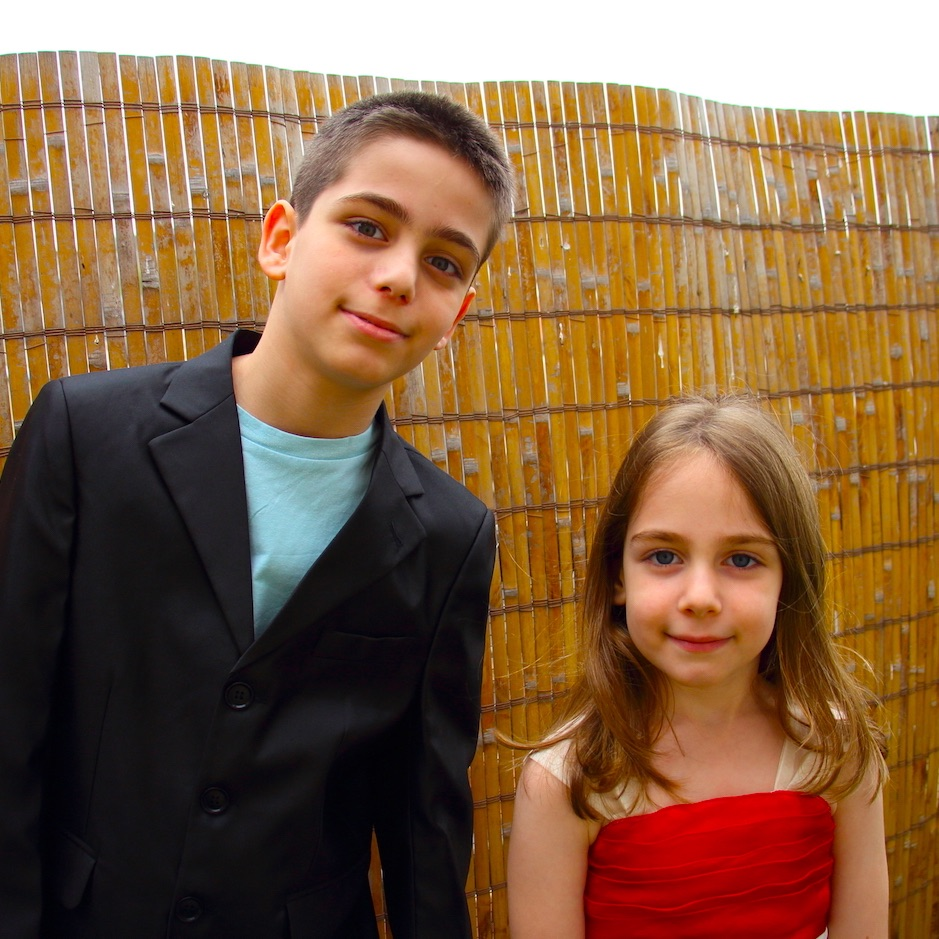
#> input picture chapter07/pakutas/photo2.jpg, 939 x 939 px
$ python facedetect.py
#> lines starting #> are read from the running program, lines starting #| are printed output that depends on the picture; after the words box and inside, x2 and y2 are one past the last pixel; in counts of white or black regions, pixels touching at a corner belong together
import cv2

# 입력 파일 지정하기
image_file = "pakutas/photo2.jpg"

cascade_file = "haarcascade_frontalface_alt.xml"

image = cv2.imread(image_file)
#> image is the input picture: shape (939, 939, 3); mean B, G, R 67.6, 98.1, 132.6

image_gs = cv2.cvtColor(image, cv2.COLOR_BGR2GRAY)
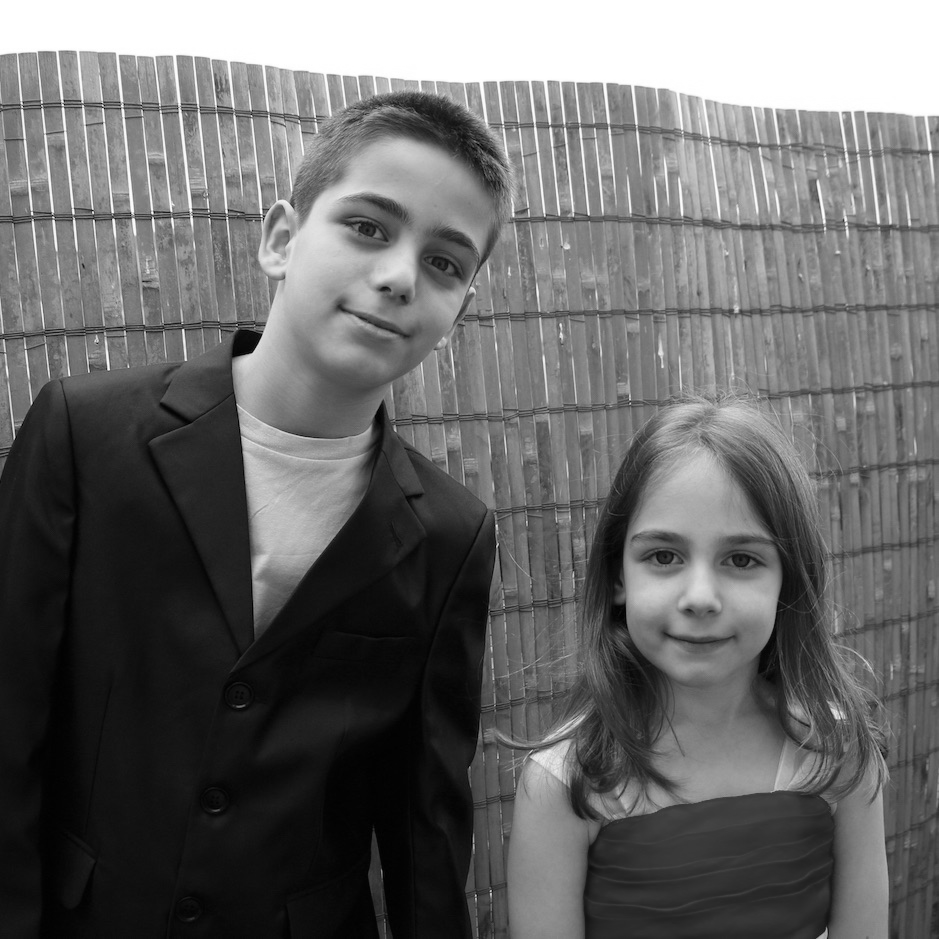
#> image_gs: shape (939, 939); min 0, max 255, mean 104.9

cascade = cv2.CascadeClassifier(cascade_file)

face_list = cascade.detectMultiScale(image_gs, scaleFactor=1.1, minNeighbors=1, minSize=(150, 150))
#> face_list = [[598, 480, 207, 207], [293, 142, 239, 239]]

if len(face_list) > 0:
    print(face_list)
#| [[598 480 207 207]
#|  [293 142 239 239]]
    color = (0, 0, 255)
    for face in face_list:
        x, y, w, h = face
        cv2.rectangle(image, (x, y), (x + w, y+ h), color, thickness=8)
#> this loop made 2 passes
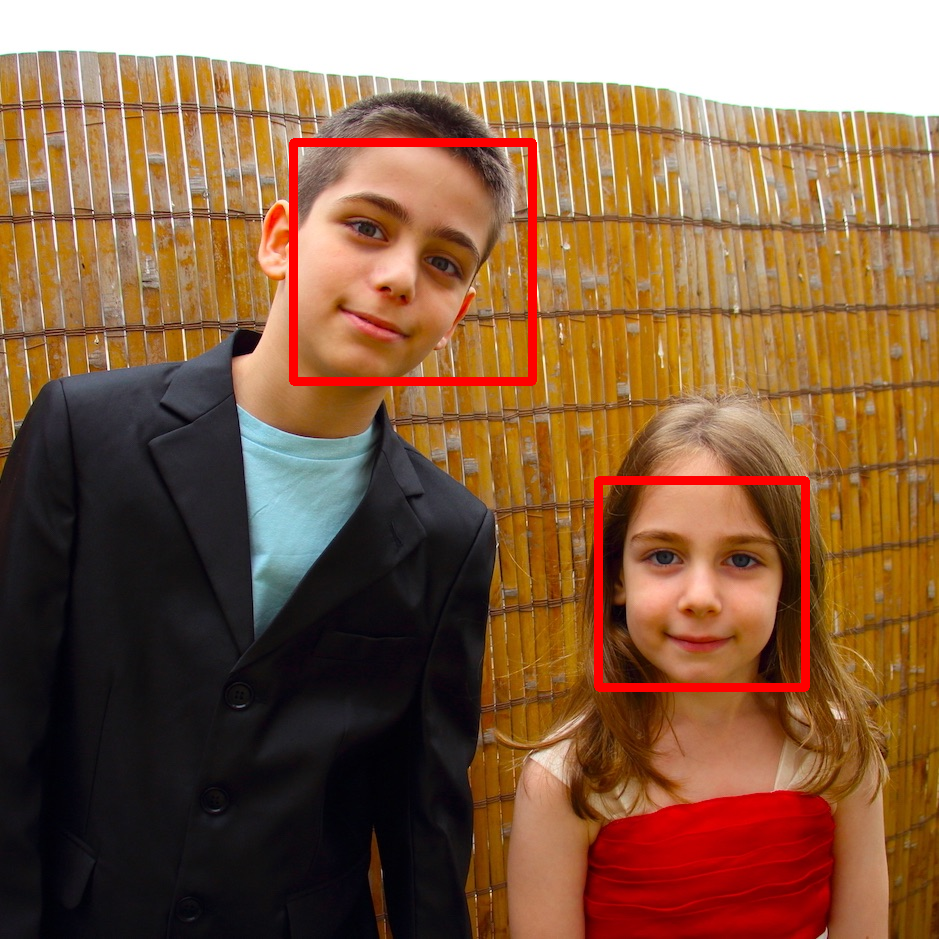
#> image: shape (939, 939, 3); 1.81% of pixels changed, all inside (x1, y1, x2, y2) = (289, 138, 810, 692)

    cv2.imwrite("pakutas/photo1-facedetect.PNG", image)
else:
    print("no face")

$ run again, with chapter07/pakutas/photo1.jpg copied over chapter07/pakutas/photo2.jpg
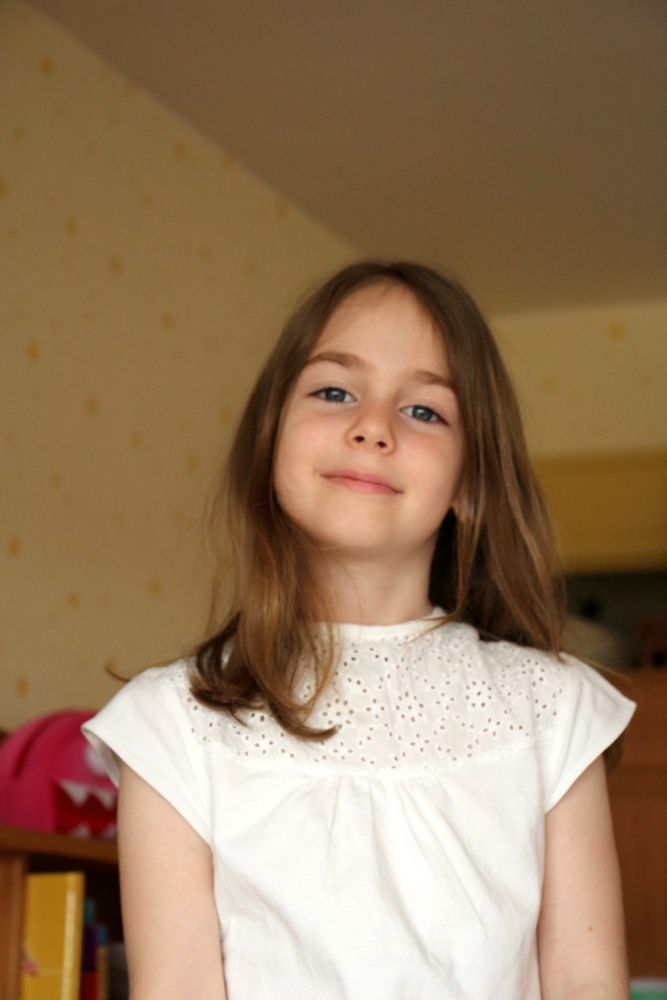
#> input picture chapter07/pakutas/photo1.jpg, 667 x 1000 px, shrunk from 1024 x 1536 before the run
#> image is the input picture: shape (1000, 667, 3); mean B, G, R 93.1, 122, 150.1
#> `image_gs = cv2.cvtColor(image, cv2.COLOR_BGR2GRAY)`:
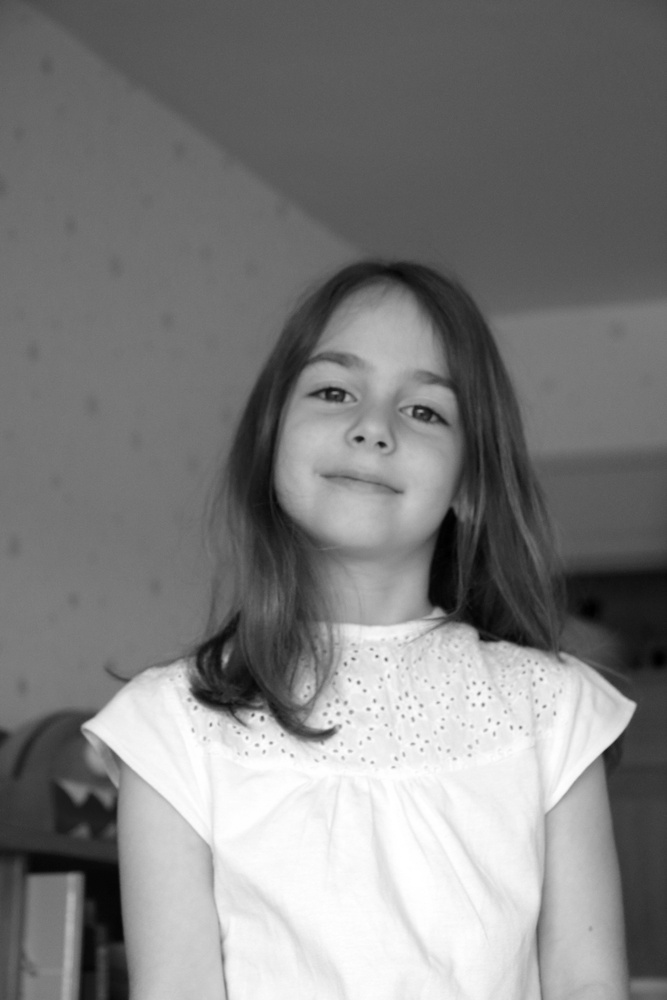
#> image_gs: shape (1000, 667); min 0, max 255, mean 127.2
#> face_list = [[257, 310, 239, 239]]
#| [[257 310 239 239]]
#> the loop `for face in face_list:` made 1 pass
#> after the loop `for face in face_list:`:
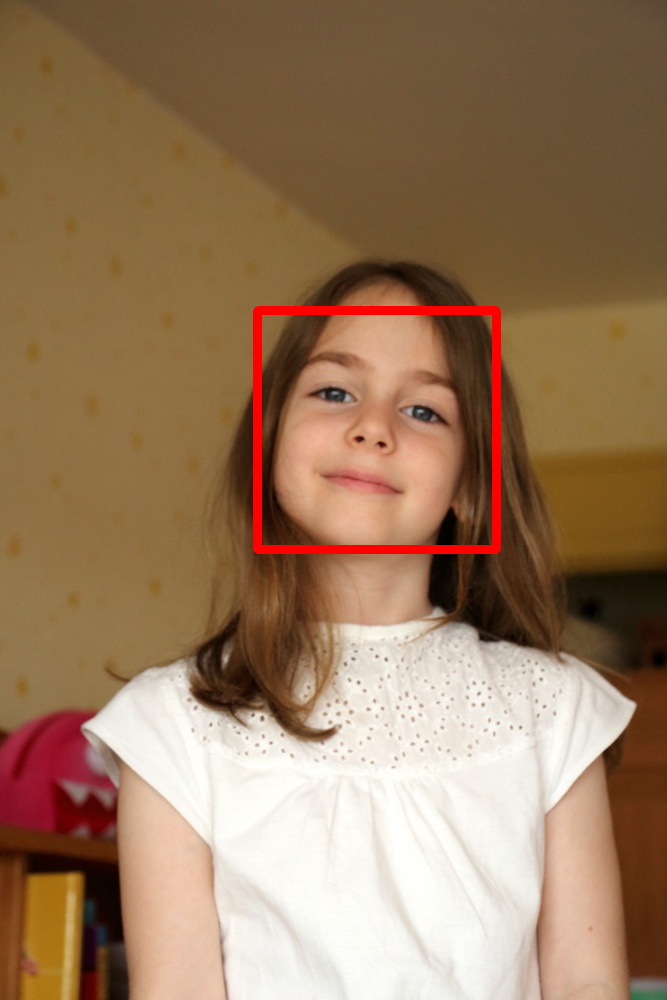
#> image: shape (1000, 667, 3); 1.29% of pixels changed, all inside (x1, y1, x2, y2) = (253, 306, 501, 554)
